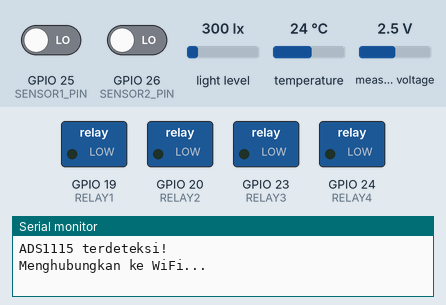
Bench run of a sketch on a simulated ESP32. Shown: switched loads named in the sketch (green lamp = pin HIGH), the last lines printed to the serial monitor. The inputs (shaded band) are chosen by the test bench; at power-on: GPIO 25 (SENSOR1_PIN) LOW, GPIO 26 (SENSOR2_PIN) LOW, light level 300 lx, temperature 24 °C, measured voltage 2.5 V. WiFi joins after 1.5 s; servers stay silent unless stated; web services answer with replies made up by the test bench.

Above: at 0.1 s.
At 47.9 s:
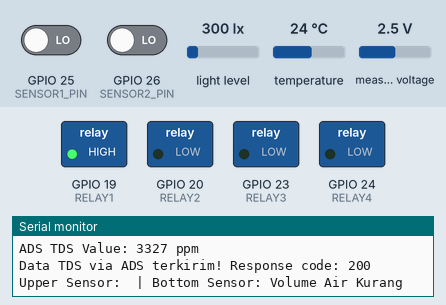
Timing chart, 0 to 49.4 s (numbered marks = the images above):
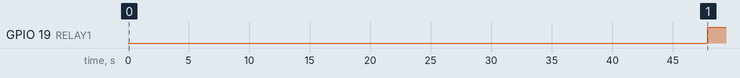

The sketch:

semi_final_part2.ino
```cpp
// Reference: https://randomnerdtutorials.com/esp32-ds18b20-temperature-arduino-ide/
// Reference: https://randomnerdtutorials.com/esp32-bh1750-ambient-light-sensor/

#include <WiFi.h>
#include <HTTPClient.h>
#include <OneWire.h>
#include <DallasTemperature.h>
#include <Wire.h>
#include <BH1750.h>
#include <Adafruit_ADS1X15.h>

// TDS Sensor via ADS1115 (SDA = GPIO 16, SCL = GPIO 17)
Adafruit_ADS1115 ads; // menggunakan ADS1115
float tdsValue = 0;
float temperature = 25.0; // kompensasi suhu
TwoWire WireADS = TwoWire(0);  // gunakan I2C0 untuk ADS1115 (bisa diganti ke 1 jika konflik)

// XKC-Y25-V PNP Water Level Sensor
#define SENSOR1_PIN 25  // GPIO XKC-Y25-V PNP 1 on upper box
#define SENSOR2_PIN 26  // GPIO XKC-Y25-V PNP 2 on bottom box

// Relay
#define RELAY1 19  // Relay channel 1 WATER PUMP
#define RELAY2 20  // Relay channel 2 LED GROW
#define RELAY3 23  // Relay channel 3
#define RELAY4 24  // Relay channel 4

// DS18B20 Water Temperature Sensor
const int oneWireBus = 4; // Connect to GPIO4 (D4) on ESP32
OneWire oneWire(oneWireBus);
DallasTemperature sensors(&oneWire);

// BH1750FVI Light Sensor
BH1750 lightMeter;
/*
SCL BH1750FVI > D22 ESP32
SDA BH1750FVI > D21 ESP32
*/

// WiFi & ThingSpeak Setup
const char* ssid = "Griya Laksita Putra 1"; // WiFi 4 SSID (2,4 GHz)
const char* password = "laksita@123"; // WiFi Password
const char* server = "https://api.thingspeak.com/update"; // ThingSpeak Server URL
String apiKey = "90JR03UWI2W7AKL8"; // ThingSpeak API Key

void setup() {
  Serial.begin(115200);
  sensors.begin();
  Wire.begin(); // I2C default pins for ESP32: SDA=21, SCL=22
  WireADS.begin(16, 17);  // SDA = D16, SCL = D17 (bisa kamu ubah sesuai wiring fisik)
  lightMeter.begin();
  pinMode(SENSOR1_PIN, INPUT);
  pinMode(SENSOR2_PIN, INPUT);
  pinMode(RELAY1, OUTPUT);
  pinMode(RELAY2, OUTPUT);
  pinMode(RELAY3, OUTPUT);
  pinMode(RELAY4, OUTPUT);

  // Relay must be on the OFF state while first start
  digitalWrite(RELAY1, LOW);
  digitalWrite(RELAY2, LOW);
  digitalWrite(RELAY3, LOW);
  digitalWrite(RELAY4, LOW);

  // ADS115 TDS Initiation
  if (!ads.begin(0x48, &WireADS)) {
    Serial.println("Gagal mendeteksi ADS1115!");
    while (1);
  }
  Serial.println("ADS1115 terdeteksi!");
  ads.setGain(GAIN_ONE);  // 1x gain: ±4.096V (1 bit = 125uV)

  // Connect to Wi-Fi
  WiFi.begin(ssid, password);
  Serial.print("Menghubungkan ke WiFi...");
  while (WiFi.status() != WL_CONNECTED) {
    delay(500);
    Serial.print(".");
  }
  Serial.println("\nWiFi connected!");
}

void loop_DS18B20_ts() {
  sensors.requestTemperatures();
  float temperatureC = sensors.getTempCByIndex(0);
  //float temperatureF = sensors.getTempFByIndex(0);

  Serial.print("Suhu: ");
  Serial.print(temperatureC);
  Serial.println(" ºC");

  if (WiFi.status() == WL_CONNECTED) {
    HTTPClient http;

    String url = server;
    url += "?api_key=" + apiKey + "&field1=" + String(temperatureC, 2);

    http.begin(url);
    int httpResponseCode = http.GET();

    if (httpResponseCode > 0) {
      Serial.print("Data Suhu terkirim! HTTP response code: ");
      Serial.println(httpResponseCode);
    } else {
      Serial.print("Gagal kirim data Suhu. Error: ");
      Serial.println(httpResponseCode);
    }
      http.end();
  }
  else {
      Serial.println("WiFi tidak terhubung!");
    }
  delay(15000); // Tunggu 15 detik (batas minimum ThingSpeak)
}

void loop_BH1750FVI_ts() {
  float lux = lightMeter.readLightLevel();
  Serial.print("Light: ");
  Serial.print(lux);
  Serial.println(" lx");

  if (lux <= 200) {
    digitalWrite(RELAY2, HIGH); // LED Grow ON when going to night
  }
  else {
    digitalWrite(RELAY2, LOW); // LED Grow OFF when on day
  }

  if (WiFi.status() == WL_CONNECTED) {
    HTTPClient http;
    String url = server;
    url += "?api_key=" + apiKey + "&field2=" + String(lux, 2);

    http.begin(url);
    int httpResponseCode = http.GET();

    if (httpResponseCode > 0) {
      Serial.print("Data Lux terkirim! Kode respons: ");
      Serial.println(httpResponseCode);
    }
    else {
      Serial.print("Gagal kirim data Lux. Error: ");
      Serial.println(httpResponseCode);
    }
      http.end();
  }
  else {
    Serial.println("WiFi tidak terhubung!");
  }
  delay(15000); // Batas minimum kirim ThingSpeak = 15 detik
}

void loop_TDSMeter_ts(){
  int16_t adc0 = ads.readADC_SingleEnded(0); // channel A0
  float voltage = adc0 * 0.1875 / 1000.0; // default gain = ±6.144V, tiap bit = 0.1875mV

  // kompensasi suhu
  float compensationCoefficient = 1.0 + 0.02 * (temperature - 25.0);
  float compensatedVoltage = voltage / compensationCoefficient;

  // konversi ke ppm
  float tdsValue = (133.42 * compensatedVoltage * compensatedVoltage * compensatedVoltage
                    - 255.86 * compensatedVoltage * compensatedVoltage
                    + 857.39 * compensatedVoltage) * 0.5;

  Serial.print("ADS TDS Value: ");
  Serial.print(tdsValue, 0);
  Serial.println(" ppm");

  // Kirim ke ThingSpeak
  if (WiFi.status() == WL_CONNECTED) {
    HTTPClient http;
    String url = server;
    url += "?api_key=" + apiKey + "&field4=" + String(tdsValue, 0); // Ganti ke field yang belum dipakai

    http.begin(url);
    int httpResponseCode = http.GET();
    if (httpResponseCode > 0) {
      Serial.print("Data TDS via ADS terkirim! Response code: ");
      Serial.println(httpResponseCode);
    } else {
      Serial.print("Gagal kirim TDS via ADS: ");
      Serial.println(httpResponseCode);
    }
    http.end();
  } else {
    Serial.println("WiFi tidak terhubung saat kirim TDS via ADS");
  }

  delay(15000); // sesuai interval ThingSpeak
}

void loop_XKC_Y25_V_PNP(){
  int sensor1State = digitalRead(SENSOR1_PIN);
  int sensor2State = digitalRead(SENSOR2_PIN);

  Serial.print("Upper Sensor: ");
  if (sensor1State == HIGH) {
    Serial.print("Volume Air Cukup");
    digitalWrite(RELAY1, LOW); // Water Pump OFF
  }

  Serial.print(" | Bottom Sensor: ");
  if (sensor2State == LOW) {
    Serial.println("Volume Air Kurang");
    digitalWrite(RELAY1, HIGH); // Water Pump ON
  }

  delay(500);
}

void loop() {
  loop_DS18B20_ts();
  loop_BH1750FVI_ts();
  loop_TDSMeter_ts();
  loop_XKC_Y25_V_PNP();
}
```

Measured:
- by itself, GPIO 19 (RELAY1): LOW → HIGH at 47.9 s
